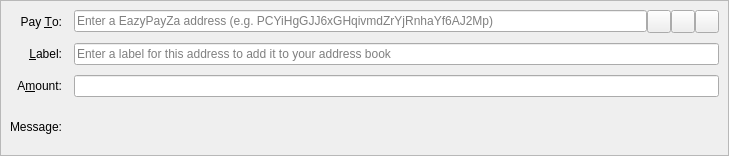
<?xml version="1.0" encoding="UTF-8"?>
<ui version="4.0">
 <class>SendCoinsEntry</class>
 <widget class="QStackedWidget" name="SendCoinsEntry">
  <property name="geometry">
   <rect>
    <x>0</x>
    <y>0</y>
    <width>729</width>
    <height>156</height>
   </rect>
  </property>
  <property name="focusPolicy">
   <enum>Qt::TabFocus</enum>
  </property>
  <property name="autoFillBackground">
   <bool>false</bool>
  </property>
  <widget class="QFrame" name="SendCoins">
   <property name="toolTip">
    <string>This is a normal payment.</string>
   </property>
   <property name="frameShape">
    <enum>QFrame::StyledPanel</enum>
   </property>
   <property name="frameShadow">
    <enum>QFrame::Sunken</enum>
   </property>
   <layout class="QGridLayout" name="gridLayout">
    <property name="horizontalSpacing">
     <number>12</number>
    </property>
    <property name="verticalSpacing">
     <number>10</number>
    </property>
    <item row="0" column="0">
     <widget class="QLabel" name="payToLabel">
      <property name="text">
       <string>Pay &amp;To:</string>
      </property>
      <property name="alignment">
       <set>Qt::AlignRight|Qt::AlignTrailing|Qt::AlignVCenter</set>
      </property>
      <property name="buddy">
       <cstring>payTo</cstring>
      </property>
     </widget>
    </item>
    <item row="0" column="1">
     <layout class="QHBoxLayout" name="payToLayout">
      <property name="spacing">
       <number>0</number>
      </property>
      <item>
       <widget class="QValidatedLineEdit" name="payTo">
        <property name="toolTip">
         <string>The EazyPayZa address to send the payment to</string>
        </property>
        <property name="inputMask">
         <string/>
        </property>
        <property name="placeholderText">
         <string>Enter a EazyPayZa address (e.g. PCYiHgGJJ6xGHqivmdZrYjRnhaYf6AJ2Mp)</string>
        </property>
       </widget>
      </item>
      <item>
       <widget class="QToolButton" name="addressBookButton">
        <property name="toolTip">
         <string>Choose previously used address</string>
        </property>
        <property name="text">
         <string/>
        </property>
        <property name="icon">
         <iconset resource="../eazypayza.qrc">
          <normaloff>:/icons/address-book</normaloff>:/icons/address-book</iconset>
        </property>
        <property name="iconSize">
         <size>
          <width>16</width>
          <height>16</height>
         </size>
        </property>
        <property name="shortcut">
         <string>Alt+A</string>
        </property>
       </widget>
      </item>
      <item>
       <widget class="QToolButton" name="pasteButton">
        <property name="toolTip">
         <string>Paste address from clipboard</string>
        </property>
        <property name="text">
         <string/>
        </property>
        <property name="icon">
         <iconset resource="../eazypayza.qrc">
          <normaloff>:/icons/editpaste</normaloff>:/icons/editpaste</iconset>
        </property>
        <property name="shortcut">
         <string>Alt+P</string>
        </property>
       </widget>
      </item>
      <item>
       <widget class="QToolButton" name="deleteButton">
        <property name="toolTip">
         <string>Remove this entry</string>
        </property>
        <property name="text">
         <string/>
        </property>
        <property name="icon">
         <iconset resource="../eazypayza.qrc">
          <normaloff>:/icons/remove</normaloff>:/icons/remove</iconset>
        </property>
       </widget>
      </item>
     </layout>
    </item>
    <item row="1" column="0">
     <widget class="QLabel" name="labelLabel">
      <property name="text">
       <string>&amp;Label:</string>
      </property>
      <property name="alignment">
       <set>Qt::AlignRight|Qt::AlignTrailing|Qt::AlignVCenter</set>
      </property>
      <property name="buddy">
       <cstring>addAsLabel</cstring>
      </property>
     </widget>
    </item>
    <item row="1" column="1">
     <widget class="QLineEdit" name="addAsLabel">
      <property name="toolTip">
       <string>Enter a label for this address to add it to the list of used addresses</string>
      </property>
      <property name="inputMask">
       <string/>
      </property>
      <property name="placeholderText">
       <string>Enter a label for this address to add it to your address book</string>
      </property>
     </widget>
    </item>
    <item row="2" column="0">
     <widget class="QLabel" name="amountLabel">
      <property name="text">
       <string>A&amp;mount:</string>
      </property>
      <property name="alignment">
       <set>Qt::AlignRight|Qt::AlignTrailing|Qt::AlignVCenter</set>
      </property>
      <property name="buddy">
       <cstring>payAmount</cstring>
      </property>
     </widget>
    </item>
    <item row="2" column="1">
     <widget class="BitcoinAmountField" name="payAmount"/>
    </item>
    <item row="3" column="0">
     <widget class="QLabel" name="messageLabel">
      <property name="text">
       <string>Message:</string>
      </property>
      <property name="alignment">
       <set>Qt::AlignRight|Qt::AlignTrailing|Qt::AlignVCenter</set>
      </property>
     </widget>
    </item>
    <item row="3" column="1">
     <widget class="QLabel" name="messageTextLabel">
      <property name="toolTip">
       <string>A message that was attached to the EazyPayZa: URI which will be stored with the transaction for your reference. Note: This message will not be sent over the EazyPayZa network.</string>
      </property>
      <property name="textFormat">
       <enum>Qt::PlainText</enum>
      </property>
     </widget>
    </item>
   </layout>
  </widget>
  <widget class="QFrame" name="SendCoins_InsecurePaymentRequest">
   <property name="palette">
    <palette>
     <active>
      <colorrole role="WindowText">
       <brush brushstyle="SolidPattern">
        <color alpha="255">
         <red>0</red>
         <green>0</green>
         <blue>0</blue>
        </color>
       </brush>
      </colorrole>
      <colorrole role="Button">
       <brush brushstyle="SolidPattern">
        <color alpha="255">
         <red>255</red>
         <green>255</green>
         <blue>127</blue>
        </color>
       </brush>
      </colorrole>
      <colorrole role="Light">
       <brush brushstyle="SolidPattern">
        <color alpha="255">
         <red>255</red>
         <green>255</green>
         <blue>255</blue>
        </color>
       </brush>
      </colorrole>
      <colorrole role="Midlight">
       <brush brushstyle="SolidPattern">
        <color alpha="255">
         <red>255</red>
         <green>255</green>
         <blue>191</blue>
        </color>
       </brush>
      </colorrole>
      <colorrole role="Dark">
       <brush brushstyle="SolidPattern">
        <color alpha="255">
         <red>127</red>
         <green>127</green>
         <blue>63</blue>
        </color>
       </brush>
      </colorrole>
      <colorrole role="Mid">
       <brush brushstyle="SolidPattern">
        <color alpha="255">
         <red>170</red>
         <green>170</green>
         <blue>84</blue>
        </color>
       </brush>
      </colorrole>
      <colorrole role="Text">
       <brush brushstyle="SolidPattern">
        <color alpha="255">
         <red>0</red>
         <green>0</green>
         <blue>0</blue>
        </color>
       </brush>
      </colorrole>
      <colorrole role="BrightText">
       <brush brushstyle="SolidPattern">
        <color alpha="255">
         <red>255</red>
         <green>255</green>
         <blue>255</blue>
        </color>
       </brush>
      </colorrole>
      <colorrole role="ButtonText">
       <brush brushstyle="SolidPattern">
        <color alpha="255">
         <red>0</red>
         <green>0</green>
         <blue>0</blue>
        </color>
       </brush>
      </colorrole>
      <colorrole role="Base">
       <brush brushstyle="SolidPattern">
        <color alpha="255">
         <red>255</red>
         <green>255</green>
         <blue>255</blue>
        </color>
       </brush>
      </colorrole>
      <colorrole role="Window">
       <brush brushstyle="SolidPattern">
        <color alpha="255">
         <red>255</red>
         <green>255</green>
         <blue>127</blue>
        </color>
       </brush>
      </colorrole>
      <colorrole role="Shadow">
       <brush brushstyle="SolidPattern">
        <color alpha="255">
         <red>0</red>
         <green>0</green>
         <blue>0</blue>
        </color>
       </brush>
      </colorrole>
      <colorrole role="AlternateBase">
       <brush brushstyle="SolidPattern">
        <color alpha="255">
         <red>255</red>
         <green>255</green>
         <blue>191</blue>
        </color>
       </brush>
      </colorrole>
      <colorrole role="ToolTipBase">
       <brush brushstyle="SolidPattern">
        <color alpha="255">
         <red>255</red>
         <green>255</green>
         <blue>220</blue>
        </color>
       </brush>
      </colorrole>
      <colorrole role="ToolTipText">
       <brush brushstyle="SolidPattern">
        <color alpha="255">
         <red>0</red>
         <green>0</green>
         <blue>0</blue>
        </color>
       </brush>
      </colorrole>
     </active>
     <inactive>
      <colorrole role="WindowText">
       <brush brushstyle="SolidPattern">
        <color alpha="255">
         <red>0</red>
         <green>0</green>
         <blue>0</blue>
        </color>
       </brush>
      </colorrole>
      <colorrole role="Button">
       <brush brushstyle="SolidPattern">
        <color alpha="255">
         <red>255</red>
         <green>255</green>
         <blue>127</blue>
        </color>
       </brush>
      </colorrole>
      <colorrole role="Light">
       <brush brushstyle="SolidPattern">
        <color alpha="255">
         <red>255</red>
         <green>255</green>
         <blue>255</blue>
        </color>
       </brush>
      </colorrole>
      <colorrole role="Midlight">
       <brush brushstyle="SolidPattern">
        <color alpha="255">
         <red>255</red>
         <green>255</green>
         <blue>191</blue>
        </color>
       </brush>
      </colorrole>
      <colorrole role="Dark">
       <brush brushstyle="SolidPattern">
        <color alpha="255">
         <red>127</red>
         <green>127</green>
         <blue>63</blue>
        </color>
       </brush>
      </colorrole>
      <colorrole role="Mid">
       <brush brushstyle="SolidPattern">
        <color alpha="255">
         <red>170</red>
         <green>170</green>
         <blue>84</blue>
        </color>
       </brush>
      </colorrole>
      <colorrole role="Text">
       <brush brushstyle="SolidPattern">
        <color alpha="255">
         <red>0</red>
         <green>0</green>
         <blue>0</blue>
        </color>
       </brush>
      </colorrole>
      <colorrole role="BrightText">
       <brush brushstyle="SolidPattern">
        <color alpha="255">
         <red>255</red>
         <green>255</green>
         <blue>255</blue>
        </color>
       </brush>
      </colorrole>
      <colorrole role="ButtonText">
       <brush brushstyle="SolidPattern">
        <color alpha="255">
         <red>0</red>
         <green>0</green>
         <blue>0</blue>
        </color>
       </brush>
      </colorrole>
      <colorrole role="Base">
       <brush brushstyle="SolidPattern">
        <color alpha="255">
         <red>255</red>
         <green>255</green>
         <blue>255</blue>
        </color>
       </brush>
      </colorrole>
      <colorrole role="Window">
       <brush brushstyle="SolidPattern">
        <color alpha="255">
         <red>255</red>
         <green>255</green>
         <blue>127</blue>
        </color>
       </brush>
      </colorrole>
      <colorrole role="Shadow">
       <brush brushstyle="SolidPattern">
        <color alpha="255">
         <red>0</red>
         <green>0</green>
         <blue>0</blue>
        </color>
       </brush>
      </colorrole>
      <colorrole role="AlternateBase">
       <brush brushstyle="SolidPattern">
        <color alpha="255">
         <red>255</red>
         <green>255</green>
         <blue>191</blue>
        </color>
       </brush>
      </colorrole>
      <colorrole role="ToolTipBase">
       <brush brushstyle="SolidPattern">
        <color alpha="255">
         <red>255</red>
         <green>255</green>
         <blue>220</blue>
        </color>
       </brush>
      </colorrole>
      <colorrole role="ToolTipText">
       <brush brushstyle="SolidPattern">
        <color alpha="255">
         <red>0</red>
         <green>0</green>
         <blue>0</blue>
        </color>
       </brush>
      </colorrole>
     </inactive>
     <disabled>
      <colorrole role="WindowText">
       <brush brushstyle="SolidPattern">
        <color alpha="255">
         <red>127</red>
         <green>127</green>
         <blue>63</blue>
        </color>
       </brush>
      </colorrole>
      <colorrole role="Button">
       <brush brushstyle="SolidPattern">
        <color alpha="255">
         <red>255</red>
         <green>255</green>
         <blue>127</blue>
        </color>
       </brush>
      </colorrole>
      <colorrole role="Light">
       <brush brushstyle="SolidPattern">
        <color alpha="255">
         <red>255</red>
         <green>255</green>
         <blue>255</blue>
        </color>
       </brush>
      </colorrole>
      <colorrole role="Midlight">
       <brush brushstyle="SolidPattern">
        <color alpha="255">
         <red>255</red>
         <green>255</green>
         <blue>191</blue>
        </color>
       </brush>
      </colorrole>
      <colorrole role="Dark">
       <brush brushstyle="SolidPattern">
        <color alpha="255">
         <red>127</red>
         <green>127</green>
         <blue>63</blue>
        </color>
       </brush>
      </colorrole>
      <colorrole role="Mid">
       <brush brushstyle="SolidPattern">
        <color alpha="255">
         <red>170</red>
         <green>170</green>
         <blue>84</blue>
        </color>
       </brush>
      </colorrole>
      <colorrole role="Text">
       <brush brushstyle="SolidPattern">
        <color alpha="255">
         <red>127</red>
         <green>127</green>
         <blue>63</blue>
        </color>
       </brush>
      </colorrole>
      <colorrole role="BrightText">
       <brush brushstyle="SolidPattern">
        <color alpha="255">
         <red>255</red>
         <green>255</green>
         <blue>255</blue>
        </color>
       </brush>
      </colorrole>
      <colorrole role="ButtonText">
       <brush brushstyle="SolidPattern">
        <color alpha="255">
         <red>127</red>
         <green>127</green>
         <blue>63</blue>
        </color>
       </brush>
      </colorrole>
      <colorrole role="Base">
       <brush brushstyle="SolidPattern">
        <color alpha="255">
         <red>255</red>
         <green>255</green>
         <blue>127</blue>
        </color>
       </brush>
      </colorrole>
      <colorrole role="Window">
       <brush brushstyle="SolidPattern">
        <color alpha="255">
         <red>255</red>
         <green>255</green>
         <blue>127</blue>
        </color>
       </brush>
      </colorrole>
      <colorrole role="Shadow">
       <brush brushstyle="SolidPattern">
        <color alpha="255">
         <red>0</red>
         <green>0</green>
         <blue>0</blue>
        </color>
       </brush>
      </colorrole>
      <colorrole role="AlternateBase">
       <brush brushstyle="SolidPattern">
        <color alpha="255">
         <red>255</red>
         <green>255</green>
         <blue>127</blue>
        </color>
       </brush>
      </colorrole>
      <colorrole role="ToolTipBase">
       <brush brushstyle="SolidPattern">
        <color alpha="255">
         <red>255</red>
         <green>255</green>
         <blue>220</blue>
        </color>
       </brush>
      </colorrole>
      <colorrole role="ToolTipText">
       <brush brushstyle="SolidPattern">
        <color alpha="255">
         <red>0</red>
         <green>0</green>
         <blue>0</blue>
        </color>
       </brush>
      </colorrole>
     </disabled>
    </palette>
   </property>
   <property name="toolTip">
    <string>This is an unverified payment request.</string>
   </property>
   <property name="autoFillBackground">
    <bool>true</bool>
   </property>
   <property name="frameShape">
    <enum>QFrame::StyledPanel</enum>
   </property>
   <property name="frameShadow">
    <enum>QFrame::Sunken</enum>
   </property>
   <layout class="QGridLayout" name="gridLayout_is">
    <property name="spacing">
     <number>12</number>
    </property>
    <item row="0" column="0">
     <widget class="QLabel" name="payToLabel_is">
      <property name="text">
       <string>Pay To:</string>
      </property>
      <property name="alignment">
       <set>Qt::AlignRight|Qt::AlignTrailing|Qt::AlignVCenter</set>
      </property>
     </widget>
    </item>
    <item row="0" column="1">
     <layout class="QHBoxLayout" name="payToLayout_is">
      <property name="spacing">
       <number>0</number>
      </property>
      <item>
       <widget class="QLabel" name="payTo_is"/>
      </item>
      <item>
       <widget class="QToolButton" name="deleteButton_is">
        <property name="toolTip">
         <string>Remove this entry</string>
        </property>
        <property name="text">
         <string/>
        </property>
        <property name="icon">
         <iconset resource="../eazypayza.qrc">
          <normaloff>:/icons/remove</normaloff>:/icons/remove</iconset>
        </property>
       </widget>
      </item>
     </layout>
    </item>
    <item row="1" column="0">
     <widget class="QLabel" name="memoLabel_is">
      <property name="text">
       <string>Memo:</string>
      </property>
      <property name="alignment">
       <set>Qt::AlignRight|Qt::AlignTrailing|Qt::AlignVCenter</set>
      </property>
     </widget>
    </item>
    <item row="1" column="1">
     <widget class="QLabel" name="memoTextLabel_is">
      <property name="textFormat">
       <enum>Qt::PlainText</enum>
      </property>
     </widget>
    </item>
    <item row="2" column="0">
     <widget class="QLabel" name="amountLabel_is">
      <property name="text">
       <string>A&amp;mount:</string>
      </property>
      <property name="alignment">
       <set>Qt::AlignRight|Qt::AlignTrailing|Qt::AlignVCenter</set>
      </property>
      <property name="buddy">
       <cstring>payAmount_is</cstring>
      </property>
     </widget>
    </item>
    <item row="2" column="1">
     <widget class="BitcoinAmountField" name="payAmount_is">
      <property name="acceptDrops">
       <bool>false</bool>
      </property>
     </widget>
    </item>
   </layout>
  </widget>
  <widget class="QFrame" name="SendCoins_SecurePaymentRequest">
   <property name="palette">
    <palette>
     <active>
      <colorrole role="WindowText">
       <brush brushstyle="SolidPattern">
        <color alpha="255">
         <red>0</red>
         <green>0</green>
         <blue>0</blue>
        </color>
       </brush>
      </colorrole>
      <colorrole role="Button">
       <brush brushstyle="SolidPattern">
        <color alpha="255">
         <red>140</red>
         <green>232</green>
         <blue>119</blue>
        </color>
       </brush>
      </colorrole>
      <colorrole role="Light">
       <brush brushstyle="SolidPattern">
        <color alpha="255">
         <red>230</red>
         <green>255</green>
         <blue>224</blue>
        </color>
       </brush>
      </colorrole>
      <colorrole role="Midlight">
       <brush brushstyle="SolidPattern">
        <color alpha="255">
         <red>185</red>
         <green>243</green>
         <blue>171</blue>
        </color>
       </brush>
      </colorrole>
      <colorrole role="Dark">
       <brush brushstyle="SolidPattern">
        <color alpha="255">
         <red>70</red>
         <green>116</green>
         <blue>59</blue>
        </color>
       </brush>
      </colorrole>
      <colorrole role="Mid">
       <brush brushstyle="SolidPattern">
        <color alpha="255">
         <red>93</red>
         <green>155</green>
         <blue>79</blue>
        </color>
       </brush>
      </colorrole>
      <colorrole role="Text">
       <brush brushstyle="SolidPattern">
        <color alpha="255">
         <red>0</red>
         <green>0</green>
         <blue>0</blue>
        </color>
       </brush>
      </colorrole>
      <colorrole role="BrightText">
       <brush brushstyle="SolidPattern">
        <color alpha="255">
         <red>155</red>
         <green>255</green>
         <blue>147</blue>
        </color>
       </brush>
      </colorrole>
      <colorrole role="ButtonText">
       <brush brushstyle="SolidPattern">
        <color alpha="255">
         <red>0</red>
         <green>0</green>
         <blue>0</blue>
        </color>
       </brush>
      </colorrole>
      <colorrole role="Base">
       <brush brushstyle="SolidPattern">
        <color alpha="255">
         <red>119</red>
         <green>255</green>
         <blue>233</blue>
        </color>
       </brush>
      </colorrole>
      <colorrole role="Window">
       <brush brushstyle="SolidPattern">
        <color alpha="255">
         <red>140</red>
         <green>232</green>
         <blue>119</blue>
        </color>
       </brush>
      </colorrole>
      <colorrole role="Shadow">
       <brush brushstyle="SolidPattern">
        <color alpha="255">
         <red>0</red>
         <green>0</green>
         <blue>0</blue>
        </color>
       </brush>
      </colorrole>
      <colorrole role="AlternateBase">
       <brush brushstyle="SolidPattern">
        <color alpha="255">
         <red>197</red>
         <green>243</green>
         <blue>187</blue>
        </color>
       </brush>
      </colorrole>
      <colorrole role="NoRole">
       <brush brushstyle="SolidPattern">
        <color alpha="255">
         <red>125</red>
         <green>194</green>
         <blue>122</blue>
        </color>
       </brush>
      </colorrole>
      <colorrole role="ToolTipBase">
       <brush brushstyle="SolidPattern">
        <color alpha="255">
         <red>255</red>
         <green>255</green>
         <blue>220</blue>
        </color>
       </brush>
      </colorrole>
      <colorrole role="ToolTipText">
       <brush brushstyle="SolidPattern">
        <color alpha="255">
         <red>0</red>
         <green>0</green>
         <blue>0</blue>
        </color>
       </brush>
      </colorrole>
     </active>
     <inactive>
      <colorrole role="WindowText">
       <brush brushstyle="SolidPattern">
        <color alpha="255">
         <red>0</red>
         <green>0</green>
         <blue>0</blue>
        </color>
       </brush>
      </colorrole>
      <colorrole role="Button">
       <brush brushstyle="SolidPattern">
        <color alpha="255">
         <red>140</red>
         <green>232</green>
         <blue>119</blue>
        </color>
       </brush>
      </colorrole>
      <colorrole role="Light">
       <brush brushstyle="SolidPattern">
        <color alpha="255">
         <red>230</red>
         <green>255</green>
         <blue>224</blue>
        </color>
       </brush>
      </colorrole>
      <colorrole role="Midlight">
       <brush brushstyle="SolidPattern">
        <color alpha="255">
         <red>185</red>
         <green>243</green>
         <blue>171</blue>
        </color>
       </brush>
      </colorrole>
      <colorrole role="Dark">
       <brush brushstyle="SolidPattern">
        <color alpha="255">
         <red>70</red>
         <green>116</green>
         <blue>59</blue>
        </color>
       </brush>
      </colorrole>
      <colorrole role="Mid">
       <brush brushstyle="SolidPattern">
        <color alpha="255">
         <red>93</red>
         <green>155</green>
         <blue>79</blue>
        </color>
       </brush>
      </colorrole>
      <colorrole role="Text">
       <brush brushstyle="SolidPattern">
        <color alpha="255">
         <red>0</red>
         <green>0</green>
         <blue>0</blue>
        </color>
       </brush>
      </colorrole>
      <colorrole role="BrightText">
       <brush brushstyle="SolidPattern">
        <color alpha="255">
         <red>155</red>
         <green>255</green>
         <blue>147</blue>
        </color>
       </brush>
      </colorrole>
      <colorrole role="ButtonText">
       <brush brushstyle="SolidPattern">
        <color alpha="255">
         <red>0</red>
         <green>0</green>
         <blue>0</blue>
        </color>
       </brush>
      </colorrole>
      <colorrole role="Base">
       <brush brushstyle="SolidPattern">
        <color alpha="255">
         <red>119</red>
         <green>255</green>
         <blue>233</blue>
        </color>
       </brush>
      </colorrole>
      <colorrole role="Window">
       <brush brushstyle="SolidPattern">
        <color alpha="255">
         <red>140</red>
         <green>232</green>
         <blue>119</blue>
        </color>
       </brush>
      </colorrole>
      <colorrole role="Shadow">
       <brush brushstyle="SolidPattern">
        <color alpha="255">
         <red>0</red>
         <green>0</green>
         <blue>0</blue>
        </color>
       </brush>
      </colorrole>
      <colorrole role="AlternateBase">
       <brush brushstyle="SolidPattern">
        <color alpha="255">
         <red>197</red>
         <green>243</green>
         <blue>187</blue>
        </color>
       </brush>
      </colorrole>
      <colorrole role="NoRole">
       <brush brushstyle="SolidPattern">
        <color alpha="255">
         <red>125</red>
         <green>194</green>
         <blue>122</blue>
        </color>
       </brush>
      </colorrole>
      <colorrole role="ToolTipBase">
       <brush brushstyle="SolidPattern">
        <color alpha="255">
         <red>255</red>
         <green>255</green>
         <blue>220</blue>
        </color>
       </brush>
      </colorrole>
      <colorrole role="ToolTipText">
       <brush brushstyle="SolidPattern">
        <color alpha="255">
         <red>0</red>
         <green>0</green>
         <blue>0</blue>
        </color>
       </brush>
      </colorrole>
     </inactive>
     <disabled>
      <colorrole role="WindowText">
       <brush brushstyle="SolidPattern">
        <color alpha="255">
         <red>70</red>
         <green>116</green>
         <blue>59</blue>
        </color>
       </brush>
      </colorrole>
      <colorrole role="Button">
       <brush brushstyle="SolidPattern">
        <color alpha="255">
         <red>140</red>
         <green>232</green>
         <blue>119</blue>
        </color>
       </brush>
      </colorrole>
      <colorrole role="Light">
       <brush brushstyle="SolidPattern">
        <color alpha="255">
         <red>230</red>
         <green>255</green>
         <blue>224</blue>
        </color>
       </brush>
      </colorrole>
      <colorrole role="Midlight">
       <brush brushstyle="SolidPattern">
        <color alpha="255">
         <red>185</red>
         <green>243</green>
         <blue>171</blue>
        </color>
       </brush>
      </colorrole>
      <colorrole role="Dark">
       <brush brushstyle="SolidPattern">
        <color alpha="255">
         <red>70</red>
         <green>116</green>
         <blue>59</blue>
        </color>
       </brush>
      </colorrole>
      <colorrole role="Mid">
       <brush brushstyle="SolidPattern">
        <color alpha="255">
         <red>93</red>
         <green>155</green>
         <blue>79</blue>
        </color>
       </brush>
      </colorrole>
      <colorrole role="Text">
       <brush brushstyle="SolidPattern">
        <color alpha="255">
         <red>70</red>
         <green>116</green>
         <blue>59</blue>
        </color>
       </brush>
      </colorrole>
      <colorrole role="BrightText">
       <brush brushstyle="SolidPattern">
        <color alpha="255">
         <red>155</red>
         <green>255</green>
         <blue>147</blue>
        </color>
       </brush>
      </colorrole>
      <colorrole role="ButtonText">
       <brush brushstyle="SolidPattern">
        <color alpha="255">
         <red>70</red>
         <green>116</green>
         <blue>59</blue>
        </color>
       </brush>
      </colorrole>
      <colorrole role="Base">
       <brush brushstyle="SolidPattern">
        <color alpha="255">
         <red>140</red>
         <green>232</green>
         <blue>119</blue>
        </color>
       </brush>
      </colorrole>
      <colorrole role="Window">
       <brush brushstyle="SolidPattern">
        <color alpha="255">
         <red>140</red>
         <green>232</green>
         <blue>119</blue>
        </color>
       </brush>
      </colorrole>
      <colorrole role="Shadow">
       <brush brushstyle="SolidPattern">
        <color alpha="255">
         <red>0</red>
         <green>0</green>
         <blue>0</blue>
        </color>
       </brush>
      </colorrole>
      <colorrole role="AlternateBase">
       <brush brushstyle="SolidPattern">
        <color alpha="255">
         <red>140</red>
         <green>232</green>
         <blue>119</blue>
        </color>
       </brush>
      </colorrole>
      <colorrole role="NoRole">
       <brush brushstyle="SolidPattern">
        <color alpha="255">
         <red>125</red>
         <green>194</green>
         <blue>122</blue>
        </color>
       </brush>
      </colorrole>
      <colorrole role="ToolTipBase">
       <brush brushstyle="SolidPattern">
        <color alpha="255">
         <red>255</red>
         <green>255</green>
         <blue>220</blue>
        </color>
       </brush>
      </colorrole>
      <colorrole role="ToolTipText">
       <brush brushstyle="SolidPattern">
        <color alpha="255">
         <red>0</red>
         <green>0</green>
         <blue>0</blue>
        </color>
       </brush>
      </colorrole>
     </disabled>
    </palette>
   </property>
   <property name="toolTip">
    <string>This is a verified payment request.</string>
   </property>
   <property name="autoFillBackground">
    <bool>true</bool>
   </property>
   <property name="frameShape">
    <enum>QFrame::StyledPanel</enum>
   </property>
   <property name="frameShadow">
    <enum>QFrame::Sunken</enum>
   </property>
   <layout class="QGridLayout" name="gridLayout_s">
    <property name="spacing">
     <number>12</number>
    </property>
    <item row="0" column="0">
     <widget class="QLabel" name="payToLabel_s">
      <property name="text">
       <string>Pay To:</string>
      </property>
      <property name="alignment">
       <set>Qt::AlignRight|Qt::AlignTrailing|Qt::AlignVCenter</set>
      </property>
     </widget>
    </item>
    <item row="0" column="1">
     <layout class="QHBoxLayout" name="payToLayout_s">
      <property name="spacing">
       <number>0</number>
      </property>
      <item>
       <widget class="QLabel" name="payTo_s">
        <property name="textFormat">
         <enum>Qt::PlainText</enum>
        </property>
       </widget>
      </item>
      <item>
       <widget class="QToolButton" name="deleteButton_s">
        <property name="toolTip">
         <string>Remove this entry</string>
        </property>
        <property name="text">
         <string/>
        </property>
        <property name="icon">
         <iconset resource="../eazypayza.qrc">
          <normaloff>:/icons/remove</normaloff>:/icons/remove</iconset>
        </property>
       </widget>
      </item>
     </layout>
    </item>
    <item row="1" column="0">
     <widget class="QLabel" name="memoLabel_s">
      <property name="text">
       <string>Memo:</string>
      </property>
      <property name="alignment">
       <set>Qt::AlignRight|Qt::AlignTrailing|Qt::AlignVCenter</set>
      </property>
     </widget>
    </item>
    <item row="1" column="1">
     <widget class="QLabel" name="memoTextLabel_s">
      <property name="textFormat">
       <enum>Qt::PlainText</enum>
      </property>
     </widget>
    </item>
    <item row="2" column="0">
     <widget class="QLabel" name="amountLabel_s">
      <property name="text">
       <string>A&amp;mount:</string>
      </property>
      <property name="alignment">
       <set>Qt::AlignRight|Qt::AlignTrailing|Qt::AlignVCenter</set>
      </property>
      <property name="buddy">
       <cstring>payAmount_s</cstring>
      </property>
     </widget>
    </item>
    <item row="2" column="1">
     <widget class="BitcoinAmountField" name="payAmount_s">
      <property name="acceptDrops">
       <bool>false</bool>
      </property>
     </widget>
    </item>
   </layout>
  </widget>
 </widget>
 <customwidgets>
  <customwidget>
   <class>QValidatedLineEdit</class>
   <extends>QLineEdit</extends>
   <header>qvalidatedlineedit.h</header>
  </customwidget>
  <customwidget>
   <class>BitcoinAmountField</class>
   <extends>QLineEdit</extends>
   <header>bitcoinamountfield.h</header>
   <container>1</container>
  </customwidget>
 </customwidgets>
 <tabstops>
  <tabstop>payTo</tabstop>
  <tabstop>addressBookButton</tabstop>
  <tabstop>pasteButton</tabstop>
  <tabstop>deleteButton</tabstop>
  <tabstop>addAsLabel</tabstop>
  <tabstop>payAmount</tabstop>
  <tabstop>payAmount_is</tabstop>
  <tabstop>deleteButton_is</tabstop>
  <tabstop>payAmount_s</tabstop>
  <tabstop>deleteButton_s</tabstop>
 </tabstops>
 <resources>
  <include location="../eazypayza.qrc"/>
 </resources>
 <connections/>
</ui>
